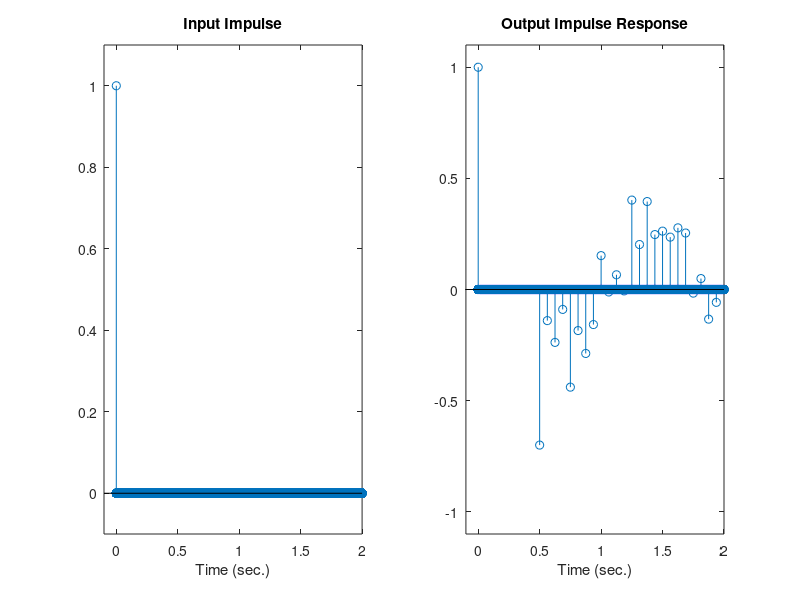

This figure's MATLAB source:
%% Multitap delay
%
% This script was adapted and referenced from Zolzer (2011) and Tarr (2019).
% Oberon Day-West (21501990).

%% Multitap Delay Effect Test

clear; clc; close all;

Fs = 48000;
Ts = 1/Fs;
N = Fs * 2; % Number of samples

% Synthesize the impulse signal
imp = zeros(N, 1); % 2-second long signal of 0's
imp(1, 1) = 1; % Change the first sample to 1

% Define the delays and gains for the four delay lines
d1 = round(0.5 * Fs); % 1/2 second delay
d2 = round(0.25 * Fs); % 1/4 second delay
d3 = round(0.125 * Fs); % 1/8 second delay
d4 = round(0.0625 * Fs); % 1/16 second delay

a1 = -0.7; % Gain of feedback delay line 1
a2 = 0.5;  % Gain of feedback delay line 2
a3 = 0.3;  % Gain of feedback delay line 3
a4 = 0.2;  % Gain of feedback delay line 4

% Initialize the output signal
out = zeros(N, 1);

% Apply the delays and feedback
for n = 1:d1
    out(n, 1) = imp(n, 1); % Initially there is no delay
end

for n = d1 + 1:N
    % Delayed signal flow
    out(n, 1) = imp(n, 1) + a1 * out(n - d1) + a2 * out(n - d2) + a3 * out(n - d3) + a4 * out(n - d4);
end

% Plot the impulse response
t_impulseSignal = [0:length(imp) - 1] * Ts;
subplot(1, 2, 1);
stem(t_impulseSignal, imp);
axis([-0.1 2 -0.1 1.1]);
xlabel('Time (sec.)');
title('Input Impulse');

t_out = [0:length(out) - 1] * Ts;
subplot(1, 2, 2);
stem(t_out, out);
axis([-0.1 2 -1.1 1.1]);
xlabel('Time (sec.)');
title('Output Impulse Response');
